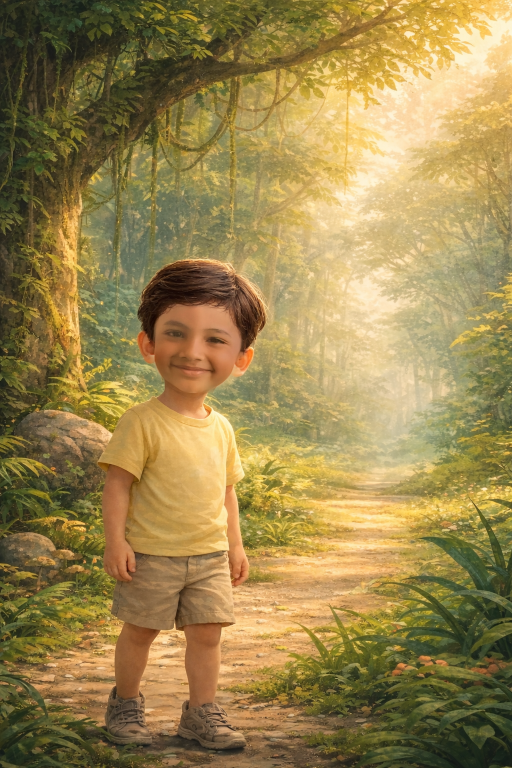
#> input picture tests/playground/generated/nikshay/forrest_of_smiles/scene_01.png, 1024 x 1536 px (shown at 1/2 size)
$ python -i face_blend_v7.py   (imports and definitions only)
#> lines starting #> are read from the running program, lines starting #| are printed output that depends on the picture
"""
face_blend_v7.py

Reference-Free Face Overlay Engine (V7)

- Removes dependency on reference images
- Uses MediaPipe for face detection
- Uses V6 JSON for position, size, rotation
- Fully deterministic placement
"""

import cv2
import numpy as np
import mediapipe as mp
import os
import argparse
import json

# =============================
# CONFIG
# =============================
BASE_DIR = "tests\\playground\\"

TEMPLATES_DIR = os.path.join(BASE_DIR, "templates")
USER_DIR = os.path.join(BASE_DIR, "user_face")
OUTPUT_DIR = os.path.join(BASE_DIR, "generated")

V6_JSON_PATH = os.path.join(BASE_DIR, "forest_of_smiles_v7_final.json")

mp_face_mesh = mp.solutions.face_mesh

# =============================
# LOAD JSON
# =============================
def load_config():
    with open(V6_JSON_PATH, "r") as f:
#> (reads tests/playground/forest_of_smiles_v7_final.json from the repository)
        return json.load(f)

config = load_config()

# =============================
# IMAGE REPO
# =============================
class ImageRepository:
    def load(self, path):
        return cv2.imread(path)

    # [4 lines left out: function save, not called in this run]

    def list_files(self, path):
        return sorted([f for f in os.listdir(path) if f.lower().endswith((".png", ".jpg"))])

    def list_dirs(self, path):
        return sorted([d for d in os.listdir(path) if os.path.isdir(os.path.join(path, d))])

repo = ImageRepository()

# =============================
# LANDMARKS
# =============================
# [37 lines left out: functions get_landmarks, extract_face, apply_rotation, not called in this run]

# =============================
# COLOR + LIGHT
# =============================
def match_color(src, dst):
    src_lab = cv2.cvtColor(src, cv2.COLOR_BGR2LAB).astype(np.float32)
    dst_lab = cv2.cvtColor(dst, cv2.COLOR_BGR2LAB).astype(np.float32)

    for i in range(3):
        s_mean, s_std = src_lab[:,:,i].mean(), src_lab[:,:,i].std()
        d_mean, d_std = dst_lab[:,:,i].mean(), dst_lab[:,:,i].std()

        src_lab[:,:,i] = ((src_lab[:,:,i]-s_mean)/(s_std+1e-6))*d_std + d_mean

    return cv2.cvtColor(np.clip(src_lab,0,255).astype(np.uint8), cv2.COLOR_LAB2BGR)

# [95 lines left out: functions match_light, create_mask, get_anchor, process_scene, process_user, not called in this run]

# =============================
# ENTRY
# =============================
# [7 lines not run here, left out]

>>> import cv2
>>> picture = cv2.imread('generated/nikshay/forrest_of_smiles/scene_01.png')
#> picture is the input picture: shape (1536, 1024, 3); mean B, G, R 78.8, 133, 154.5
>>> result = match_color(picture, 'out.png')
#> in match_color, `src_lab = cv2.cvtColor(src, cv2.COLOR_BGR2LAB).astype(np.float32)`:
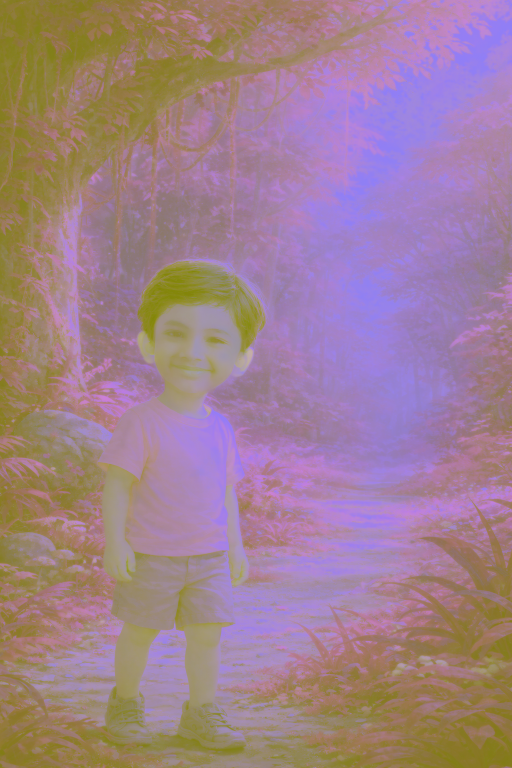
#> src_lab: shape (1536, 1024, 3) float32 (shown at 1/2 size); mean B, G, R 142, 128.9, 159.8
#> (the run stopped early here; a loop or call above may not have finished)
